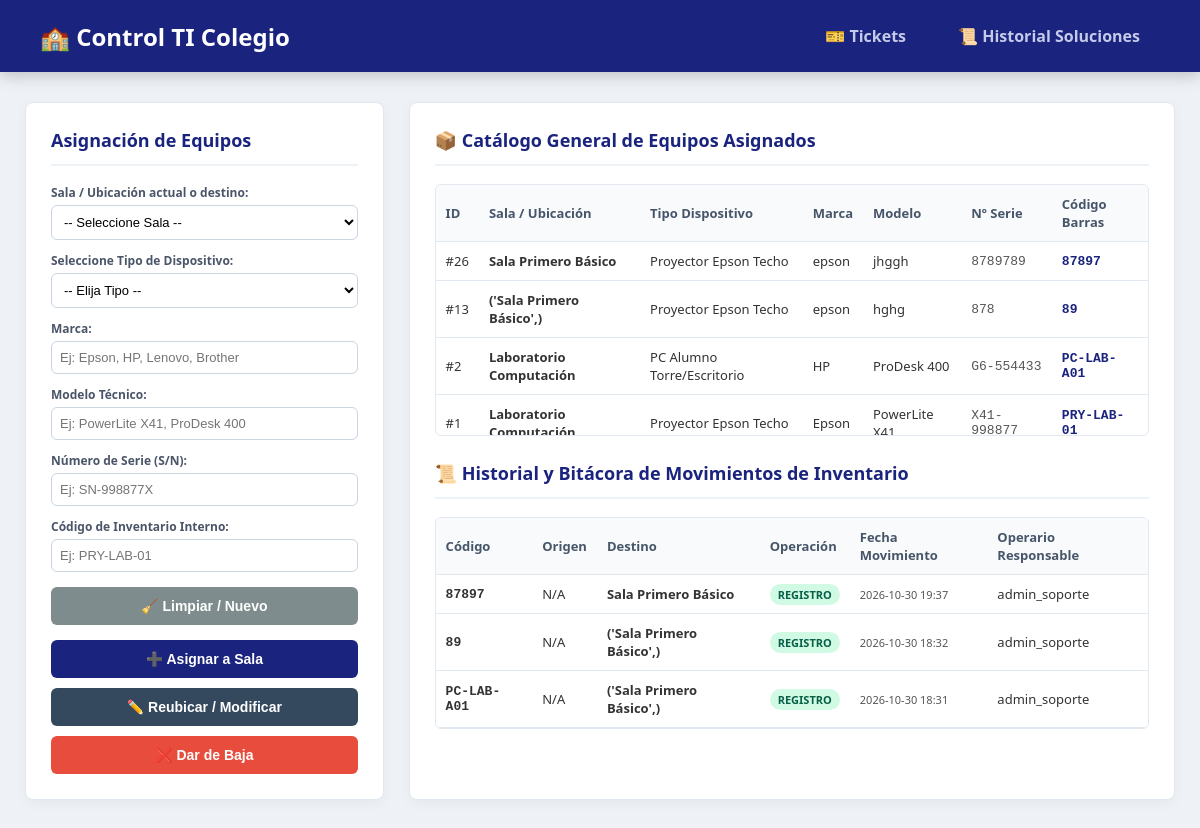
The page /mantenedor_inventario (signed in) on the database its author committed.
### tables this page shows
CREATE TABLE inventario_sala (
                    id INTEGER PRIMARY KEY AUTOINCREMENT,
                    sala TEXT NOT NULL,
                    nombre_equipo TEXT NOT NULL,
                    codigo_inventario TEXT UNIQUE,
                    marca TEXT,
                    modelo TEXT,
                    serie TEXT
                );

CREATE TABLE bitacora_inventario (
                    id INTEGER PRIMARY KEY AUTOINCREMENT,
                    codigo_inventario TEXT NOT NULL,
                    sala_origen TEXT,
                    sala_destino TEXT,
                    accion TEXT NOT NULL,
                    fecha_movimiento TEXT NOT NULL,
                    operario TEXT NOT NULL
                );

### app_escuela.py (the view, shortened to what this page needs)
@app.route('/mantenedor_inventario', methods=['GET', 'POST'])
def mantenedor_inventario():
    if 'usuario' not in session:
        return redirect(url_for('login'))
    inventario_list = consultar_escuela("SELECT id, sala, nombre_equipo, codigo_inventario, marca, modelo, serie FROM inventario_sala ORDER BY id DESC")
    historial_inventario = consultar_escuela("SELECT id, codigo_inventario, sala_origen, sala_destino, accion, fecha_movimiento, operario FROM bitacora_inventario ORDER BY id DESC")
    salas_colegio_raw = consultar_escuela("SELECT nombre_sala FROM salas ORDER BY nombre_sala ASC")
    salas_limpias = [s[0] for s in salas_colegio_raw]
    return render_template('mantenedor_inventario.html',
                           inventario=inventario_list,
                           historial=historial_inventario,
                           salas_select=salas_limpias)

### app_escuela.py (called while the page is built)
def consultar_escuela(query, params=()):
    try:
        with sqlite3.connect(modelo.db_name) as conexion:
            cursor = conexion.cursor()
            cursor.execute(query, params)
            return cursor.fetchall()
    except Exception as e:
        print(f"Error consulta: {e}")
        return []

### templates/mantenedor_inventario.html (shortened to what this page needs)
<!DOCTYPE html>
<html lang="es">
<head>
</head>
<body>
    <nav>
        <a class="brand" href="#">🏫 Control TI Colegio</a>
        <div class="menu-items">
            {% if 'Tickets' in session.get('permisos', []) %} <a href="/dashboard">🎫 Tickets</a> {% endif %}
            <a href="/historial_soluciones">📜 Historial Soluciones</a>
        </div>
    </nav>
    <div class="container">
        <form class="left-panel" id="formInventario" action="/mantenedor_inventario" method="POST">
            <h3>Asignación de Equipos</h3>
            <div class="form-group">
                <label>Sala / Ubicación actual o destino:</label>
                <select name="sala" id="cbSala" required onchange="filtrarEquiposPorSala()">
                    <option value="" disabled selected>-- Seleccione Sala --</option>
                </select>
            </div>
            <div class="form-group">
                <label>Seleccione Tipo de Dispositivo:</label>
                <select name="nombre_equipo" id="txtNombreEquipo" required>
                    <option value="" disabled selected>-- Elija Tipo --</option>
                </select>
            </div>
            <div class="form-group">
                <label>Marca:</label>
                <input type="text" name="marca" id="txtMarca" required placeholder="Ej: Epson, HP, Lenovo, Brother">
            </div>
            <div class="form-group">
                <label>Modelo Técnico:</label>
                <input type="text" name="modelo" id="txtModelo" required placeholder="Ej: PowerLite X41, ProDesk 400">
            </div>
            <div class="form-group">
                <label>Número de Serie (S/N):</label>
                <input type="text" name="serie" id="txtSerie" required placeholder="Ej: SN-998877X">
            </div>
            <div class="form-group">
                <label>Código de Inventario Interno:</label>
                <input type="text" name="codigo_inventario" id="txtCodigoInventario" required placeholder="Ej: PRY-LAB-01" autocomplete="off">
            </div>
            <div class="btn-group">
                <button type="button" style="background:#7f8c8d; color:white; margin-bottom: 5px;" onclick="limpiarFormulario()">🧹 Limpiar / Nuevo</button>
                <button type="submit" class="btn-primary" onclick="setAccion('crear')">➕ Asignar a Sala</button>
                <button type="submit" class="btn-primary" style="background:#34495e;" onclick="setAccion('modificar')">✏️ Reubicar / Modificar</button>
                <button type="submit" class="btn-danger" onclick="setAccion('eliminar')">❌ Dar de Baja</button>
            </div>
        </form>
        <div class="right-panel">
            <div>
                <h3>📦 Catálogo General de Equipos Asignados</h3>
                <div class="table-container">
                    <table id="tablaInventario">
                        <thead>
                            <tr>
                                <th>ID</th>
                                <th>Sala / Ubicación</th>
                                <th>Tipo Dispositivo</th>
                                <th>Marca</th>
                                <th>Modelo</th>
                                <th>Nº Serie</th>
                                <th>Código Barras</th>
                            </tr>
                        </thead>
                        <tbody>
						<tbody>
							{% for i in inventario %}
							<tr class="item-row" data-sala="{{ i[1] }}" onclick="cargarEquipo(this, '{{ i[0] }}', '{{ i[1] }}', '{{ i[2] }}', '{{ i[3] }}', '{{ i[4] }}', '{{ i[5] }}', '{{ i[6] }}')">
								<td>#{{ i[0] }}</td>
								<td class="col-sala"><strong>{{ i[1] }}</strong></td>
								<td>{{ i[2] }}</td>
								<td>{{ i[4] }}</td>
								<td>{{ i[5] }}</td>
								<td style="color:#555; font-family:monospace;">{{ i[6] }}</td>
								<td style="font-family: monospace; font-weight: bold; color: #1a237e;">{{ i[3] }}</td>
							</tr>
							{% else %}
							<tr>
								<td colspan="7" style="text-align: center; color: #7f8c8d; padding: 15px;">No hay equipamiento catalogado actualmente.</td>
							</tr>
							{% endfor %}
						</tbody>
                    </table>
                </div>
            </div>
            <div>
                <h3>📜 Historial y Bitácora de Movimientos de Inventario</h3>
                <div class="table-container">
                    <table>
                        <thead>
                            <tr><th>Código</th><th>Origen</th><th>Destino</th><th>Operación</th><th>Fecha Movimiento</th><th>Operario Responsable</th></tr>
                        </thead>
			<tbody>
				{% for h in historial %}
				<tr>
					<td style="font-family: monospace; font-weight: bold;">{{ h[1] }}</td>
					<td class="text-muted">{{ h[2] if h[2] else 'N/A' }}</td>
					<td><strong>{{ h[3] if h[3] else 'Baja' }}</strong></td>
					<td><span class="badge-accion accion-{{ h[4] }}">{{ h[4] }}</span></td>
					<td style="font-size: 11px; color: #555;">{{ h[5][:16] }}</td>
					<td>{{ h[6] }}</td>
				</tr>
				{% else %}
				<tr>
					<td colspan="6" style="text-align: center; color: #7f8c8d; padding: 15px;">No se registran movimientos ni transferencias históricas.</td>
				</tr>
				{% endfor %}
			</tbody>
                    </table>
                </div>
            </div>
        </div>
    </div>
</body>
</html>

### templates/mantenedor_inventario.html (style rules this page uses)
:root { --primary: #1a237e; --secondary: #283593; --success: #16a085; --light: #f5f7fa; --danger: #c0392b; --warning: #f39c12; }
body { font-family: 'Segoe UI', Tahoma, Geneva, Verdana, sans-serif; background: #eef2f7; margin: 0; padding: 0; color: #333; }
nav { background: var(--primary); color: white; padding: 15px 40px; display: flex; justify-content: space-between; align-items: center; box-shadow: 0 4px 15px rgba(0,0,0,0.2); }
nav a.brand { color: white; text-decoration: none; font-size: 24px; font-weight: 800; }
.menu-items { display: flex; gap: 12px; }
.menu-items a { color: #c5cae9; text-decoration: none; font-size: 16px; font-weight: 600; padding: 10px 20px; border-radius: 6px; text-decoration: none; }
.container { max-width: 1350px; margin: 30px auto; padding: 0 25px; display: flex; gap: 25px; }
.left-panel { width: 340px; background: white; border-radius: 8px; padding: 25px; box-shadow: 0 4px 12px rgba(0,0,0,0.04); height: fit-content; border: 1px solid #e2e8f0; }
.right-panel { flex-grow: 1; background: white; border-radius: 8px; padding: 25px; box-shadow: 0 4px 12px rgba(0,0,0,0.04); border: 1px solid #e2e8f0; display: flex; flex-direction: column; gap: 25px; }
h3 { margin-top: 0; color: var(--primary); font-size: 18px; border-bottom: 2px solid #edf2f7; padding-bottom: 12px; font-weight: 700; }
.form-group { margin-bottom: 12px; }
label { display: block; font-size: 12px; font-weight: 600; margin-bottom: 4px; color: #4a5568; }
input, select { width: 100%; box-sizing: border-box; padding: 8px; font-size: 13px; border: 1px solid #cbd5e1; border-radius: 6px; background: #fff; }
.btn-group { display: flex; flex-direction: column; gap: 10px; margin-top: 15px; }
button { width: 100%; padding: 11px; font-size: 14px; font-weight: bold; border-radius: 6px; cursor: pointer; border: none; }
button.btn-primary { background: var(--primary); color: white; }
button.btn-danger { background: #e74c3c; color: white; }
table { width: 100%; border-collapse: collapse; font-size: 13px; }
th, td { padding: 10px; text-align: left; border-bottom: 1px solid #e2e8f0; }
th { background: #f8fafc; color: #475569; font-weight: 600; }
tr.item-row { cursor: pointer; }
.badge-accion { padding: 3px 8px; border-radius: 12px; font-size: 11px; font-weight: bold; text-transform: uppercase; }
.accion-REGISTRO { background: #d1fae5; color: #065f46; }
.table-container { max-height: 250px; overflow-y: auto; border: 1px solid #e2e8f0; border-radius: 6px; }

### rows shown on the page
inventario_sala: id "26", sala "Sala Primero Básico", nombre_equipo "Proyector Epson Techo", marca "epson", modelo "jhggh", serie "8789789", codigo_inventario "87897"
inventario_sala: id "13", sala "('Sala Primero Básico',)", nombre_equipo "Proyector Epson Techo", marca "epson", modelo "hghg", serie "878", codigo_inventario "89"
inventario_sala: id "2", sala "Laboratorio Computación", nombre_equipo "PC Alumno Torre/Escritorio", marca "HP", modelo "ProDesk 400", serie "G6-554433", codigo_inventario "PC-LAB-A01"
inventario_sala: id "1", sala "Laboratorio…", nombre_equipo "Proyector Epson Techo", marca "Epson", modelo "PowerLite…", serie "X41-998877", codigo_inventario "PRY-LAB-01"
bitacora_inventario: codigo_inventario "87897", h "N/A", sala_destino "Sala Primero Básico", accion "REGISTRO", fecha_movimiento "2026-10-30 19:37", operario "admin_soporte"
bitacora_inventario: codigo_inventario "89", h "N/A", sala_destino "('Sala Primero Básico',)", accion "REGISTRO", fecha_movimiento "2026-10-30 18:32", operario "admin_soporte"
bitacora_inventario: codigo_inventario "PC-LAB-A01", h "N/A", sala_destino "('Sala Primero Básico',)", accion "REGISTRO", fecha_movimiento "2026-10-30 18:31", operario "admin_soporte"
